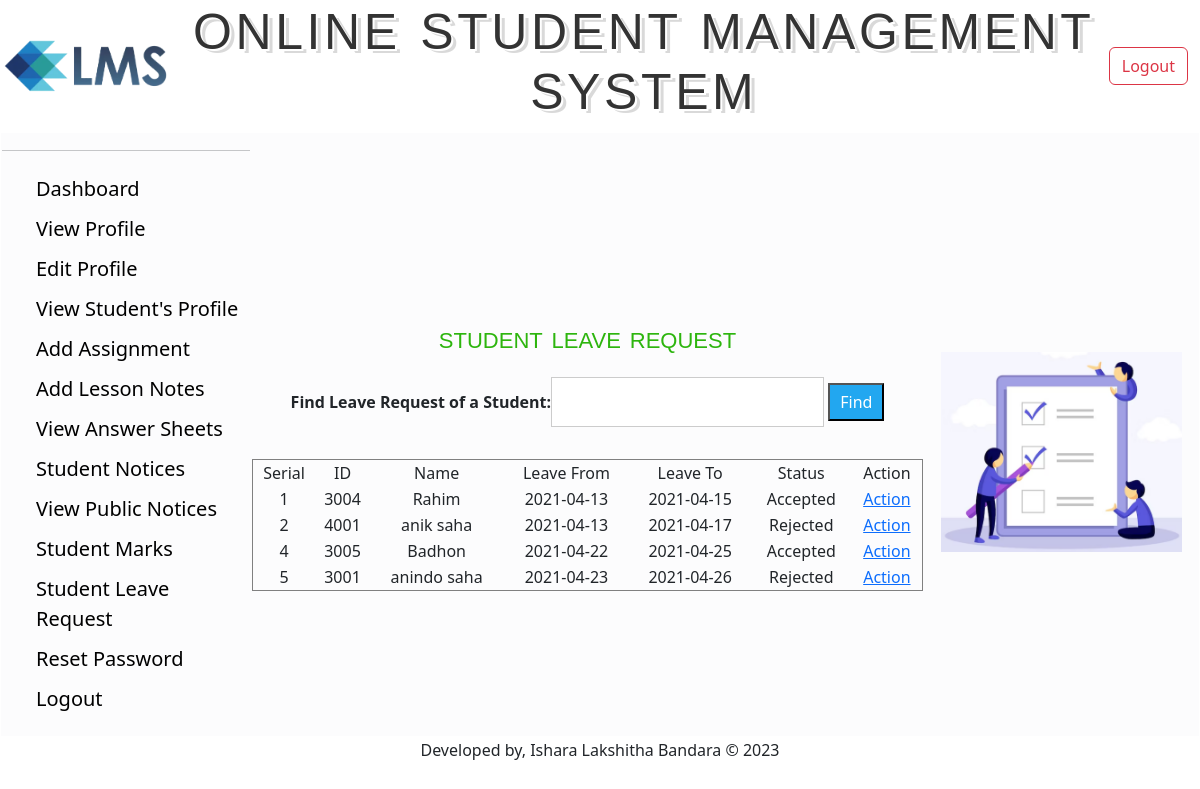
/Teacher/View/LeaveRequest.php (signed in), run on the app's committed database.
### tables this page shows
CREATE TABLE `leave_request` (
  `sl` int(3) NOT NULL,
  `id` varchar(4) NOT NULL,
  `name` varchar(50) NOT NULL,
  `leave_from` date NOT NULL,
  `leave_to` date NOT NULL,
  `action` varchar(50) NOT NULL
);

### Teacher/Model/DatabaseConnection.php (called while the page is built, shortened)
<?php
	function getAllLeaves(){
		$conn = getConnection();
		$sql = "select * from leave_request";
		$result = mysqli_query($conn, $sql);
		$users =[];
		while($row = mysqli_fetch_assoc($result)){
			array_push($users, $row);
		}
		return $users;
	}
?>

### Teacher/View/LeaveRequest.php (the view, shortened to what this page needs)
<?php
require_once('../Model/DatabaseConnection.php');
$Leave = getAllLeaves();
if (isset($_COOKIE['flag'])) {
?>
  <!DOCTYPE html>
  <html>
  <head>
  </head>
  <body>
    <table border="1" cellspacing="0" width="80%">
      <?php include("TeacherHeader.php") ?>
      <tr>
        <td width="250px">
          <div id="sidebar">
            <ul>
              <li><a href="TeacherDashboard.php">Dashboard</a></li>
              <li><a href="ViewProfile.php">View Profile</a></li>
              <li><a href="EditProfile.php">Edit Profile</a></li>
              <li><a href="StudentList.php">View Student's Profile</a></li>
              <li><a href="UploadAssignment.php">Add Assignment</a></li>
              <li><a href="UploadNotes.php">Add Lesson Notes</a></li>
              <li><a href="ViewUploadedNotes(Student).php">View Answer Sheets</a></li>
              <li><a href="NoticeBoard.php">Student Notices</a></li>
              <li><a href="ViewSchoolNotice.php">View Public Notices</a></li>
              <li><a href="StudentListMarks.php">Student Marks</a></li>
              <li><a href="LeaveRequest.php">Student Leave Request</a></li>
              <li><a href="ChangePass.php">Reset Password</a></li>
              <li><a href="../Controller/Logout.php">Logout</a></li>
            </ul>
          </div>
        </td>
        </td>
        <td align="center">
          <fieldset >
            <legend class="textlegend">Student LEAVE REQUEST</legend>
            <form class="" action="" method="post">
              <center>
                <b>Find Leave Request of a Student:</b><input type="text" name="name" id="name">
                <input type="button" name="" value="Find" onclick="ajax()">
              </center>
              <div id="myh1" class="">
                <br>
                <?php
                echo "<table border = 1 width='100%' cellspacing = 0  >
								<tr align = 'center'>
                                    <td>Serial</td>
								    <td>ID</td>
								    <td>Name</td>
								    <td>Leave From</td>
                                    <td>Leave To</td>
                                    <td>Status</td>
                                    <td>Action</td>
								</tr>";
                for ($i = 0; $i < count($Leave); $i++) {
                  echo "<tr align = 'center'>
                                    <td>{$Leave[$i]['sl']}</td>
								    <td>{$Leave[$i]['id']}</td>
								    <td>{$Leave[$i]['name']}</td>
								    <td>{$Leave[$i]['leave_from']}</td>
                                    <td>{$Leave[$i]['leave_to']}</td>
                                    <td>{$Leave[$i]['action']}</td>
                                    <td> <a href='LeaveAction.php?id={$Leave[$i]['sl']}'> Action </a></td>
								</tr>";
                }
                echo "</table>";
                ?>
              </div>
            </form>
          </fieldset>
        </td>
        <td align="center"><img height="200px" weight="80px" src="../Resources/marks.png" alt=""></td>
      </tr>
    </table>
<?php include("TeacherFooter.php") ?>
  </body>
  </html>
<?php
} else {
  header('location: LoginPage.php');
}
?>

### Teacher/css/sidebar.css (style rules this page uses)
#sidebar ul li { list-style-type: none; font-size: 20px; padding: 5px 2px; }
#sidebar ul li:last-child { border-bottom: 0; }
#sidebar ul li a { text-decoration: none; color: #000; }
input[type=button] { background-color: #22A7F0; width: auto; color: white; padding: 5px 10px; cursor: pointer; }
input[type=text],input[type=email], input[type=password] { padding: 8px 20px; margin: 8px 0; display: inline-block; border: 1px solid #ccc; box-sizing: border-box; }

### Teacher/css/adminlogin.css (style rules this page uses)
input[type="text"], input[type="password"] { padding: 12px 20px; margin: 8px 0; display: inline-block; border: 1px solid #ccc; box-sizing: border-box; }
.textlegend { font-family: Verdana, Geneva, sans-serif; font-size: 32px; letter-spacing: 0px; word-spacing: 0px; color: #2DB50E; font-weight: normal; text-decoration: none; font-style: normal; font-variant: small-caps; text-transform: lowercase; }

### data on the page
leave_request: sl "1", id "3004", name "Rahim", leave_from "2021-04-13", leave_to "2021-04-15", action "Accepted"
leave_request: sl "2", id "4001", name "anik saha", leave_from "2021-04-13", leave_to "2021-04-17", action "Rejected"
leave_request: sl "4", id "3005", name "Badhon", leave_from "2021-04-22", leave_to "2021-04-25", action "Accepted"
leave_request: sl "5", id "3001", name "anindo saha", leave_from "2021-04-23", leave_to "2021-04-26", action "Rejected"
